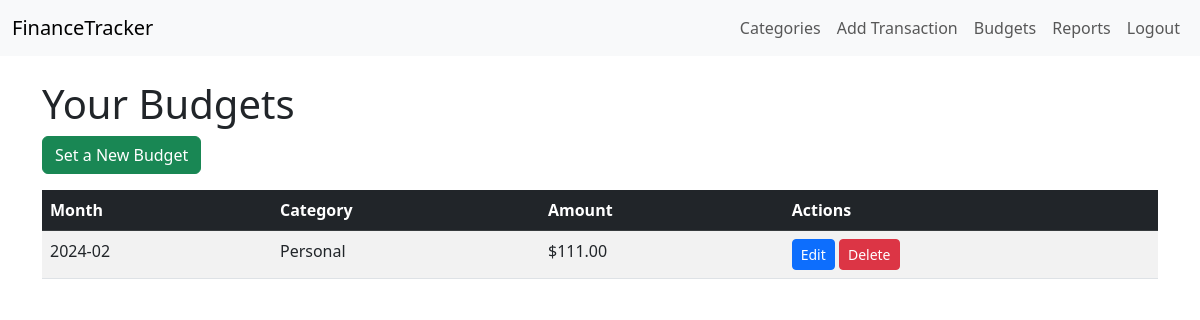
The app's page /budgets (signed in), older data.
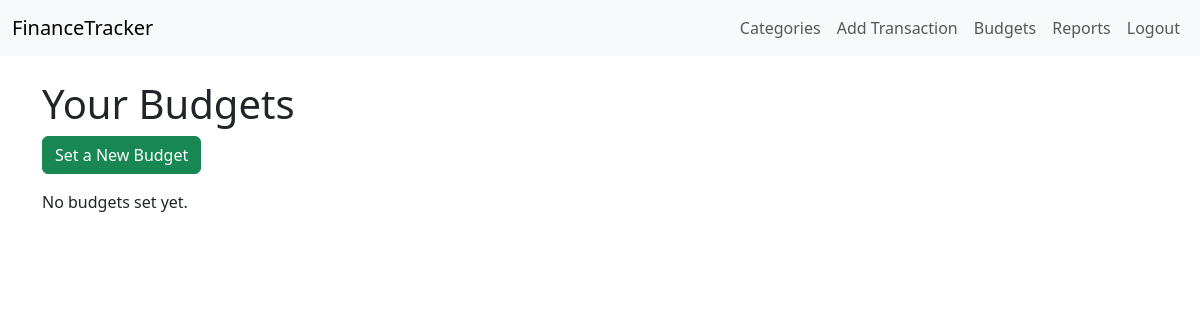
The same page, newer data.
### app/models.py (models this page shows, shortened)
class Budget(db.Model):
    id = db.Column(db.Integer, primary_key=True)
    amount = db.Column(db.Float, nullable=False)
    month = db.Column(db.String(7), nullable=False)  # Format: YYYY-MM
    category_id = db.Column(db.Integer, db.ForeignKey('category.id'), nullable=False)
    user_id = db.Column(db.Integer, db.ForeignKey('user.id'), nullable=False)
    category = db.relationship('Category', backref='budgets')
    user = db.relationship('User', backref='budgets')
    __table_args__ = (
        UniqueConstraint('user_id', 'category_id', 'month', name='uix_user_category_month'),
    )

class Category(db.Model):
    id = db.Column(db.Integer, primary_key=True)
    name = db.Column(db.String(64), nullable=False)
    user_id = db.Column(db.Integer, db.ForeignKey('user.id'), nullable=False)
    transactions = db.relationship('Transaction', back_populates='category', lazy='dynamic')

### app/routes.py (the view)
@app.route('/budgets')
@login_required
def view_budgets():
    from flask_paginate import Pagination, get_page_parameter
    page = request.args.get(get_page_parameter(), type=int, default=1)
    per_page = 10
    budgets_query = Budget.query.filter_by(user_id=current_user.id).order_by(Budget.month.desc())
    total = budgets_query.count()
    budgets = budgets_query.paginate(page=page, per_page=per_page, error_out=False).items
    pagination = Pagination(page=page, total=total, per_page=per_page, css_framework='bootstrap5')
    return render_template('budgets.html', title='Your Budgets', budgets=budgets, pagination=pagination)

### app/__init__.py (called while the page is built)
@login.user_loader
def load_user(user_id):
    return User.query.get(int(user_id))

### templates/budgets.html (shortened to what this page needs)
{% extends 'base.html' %}
{% block content %}
<h1>Your Budgets</h1>
<p><a href="{{ url_for('set_budget') }}" class="btn btn-success">Set a New Budget</a></p>
{% if budgets %}
    <div class="table-responsive">
        <table class="table table-striped table-hover">
            <thead class="table-dark">
                <tr>
                    <th>Month</th>
                    <th>Category</th>
                    <th>Amount</th>
                    <th>Actions</th>
                </tr>
            </thead>
            <tbody>
                {% for budget in budgets %}
                <tr>
                    <td>{{ budget.month }}</td>
                    <td>{{ budget.category.name }}</td>
                    <td>${{ "%.2f"|format(budget.amount) }}</td>
                    <td>
                        <a href="{{ url_for('edit_budget', budget_id=budget.id) }}" class="btn btn-sm btn-primary">Edit</a>
                        <form action="{{ url_for('delete_budget', budget_id=budget.id) }}" method="post" style="display:inline;">
                            <button type="submit" class="btn btn-sm btn-danger" onclick="return confirm('Are you sure you want to delete this budget?');">Delete</button>
                        </form>
                    </td>
                </tr>
                {% endfor %}
            </tbody>
        </table>
    </div>
{% else %}
    <p>No budgets set yet.</p>
{% endif %}
{% endblock %}

### templates/base.html (shortened to what this page needs)
<!DOCTYPE html>
<html lang="en">
<head>
    <link href="https://cdn.jsdelivr.net/npm/bootstrap@5.3.0/dist/css/bootstrap.min.css" rel="stylesheet">
</head>
<body>
    <nav class="navbar navbar-expand-lg navbar-light bg-light">
        <div class="container-fluid">
            <a class="navbar-brand" href="{{ url_for('index') }}">FinanceTracker</a>
            <div class="collapse navbar-collapse" id="navbarNav">
                <ul class="navbar-nav ms-auto">
                    {% if current_user.is_authenticated %}
                        <li class="nav-item">
                            <a class="nav-link" href="{{ url_for('categories') }}">Categories</a>
                        </li>
                        <li class="nav-item">
                            <a class="nav-link" href="{{ url_for('add_transaction') }}">Add Transaction</a>
                        </li>
                        <li class="nav-item">
                            <a class="nav-link" href="{{ url_for('view_budgets') }}">Budgets</a>
                        </li>
                        <li class="nav-item">
                            <a class="nav-link" href="{{ url_for('reports') }}">Reports</a>
                        </li>
                        <li class="nav-item">
                            <a class="nav-link" href="{{ url_for('logout') }}">Logout</a>
                        </li>
                    {% endif %}
                </ul>
            </div>
        </div>
    </nav>
    <div class="container mt-4">
        {% block content %}{% endblock %}
    </div>
</body>
</html>

Row changes from the older to the newer data that the page shows:
removed Budget: month "2024-02", category.name "Personal", amount "111.00"
Text that changed along with them:
text no longer shown: "Month Category Amount Actions"
text now shown: "No budgets set yet."
